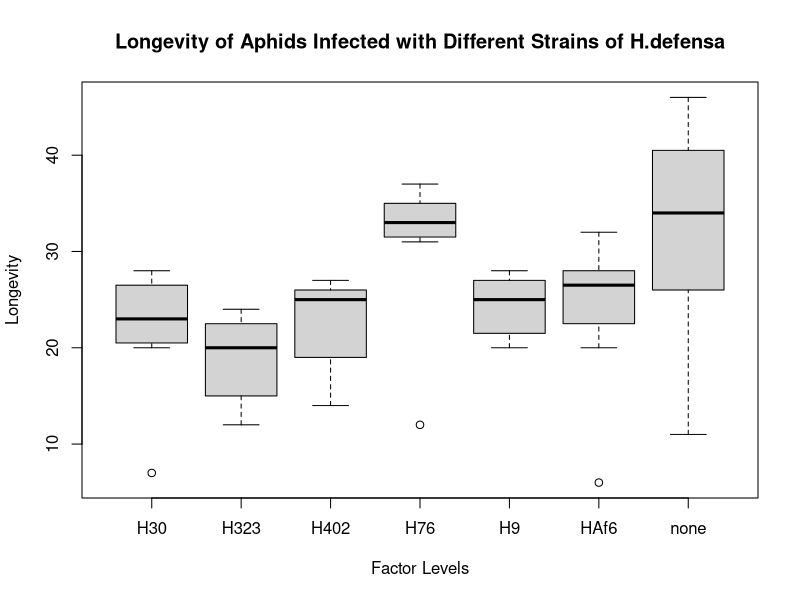

Write R code to recreate this figure.
# Generate an object containing the data in “Aphid_longevity_A06_405.txt” using read.table()
Aphids <- read.table("Aphid_longevity_A06_405.txt", header = TRUE)

# Check that the data have been imported properly using str()
# str(Aphids)
# SUCCESS! RESULT => 'data.frame':   55 obs. of  2 variables:
# $ subline : Factor w/ 7 levels "H30","H323","H402",..: 2 7 5 3 1 4 6 2 1 6 ...
# $ age.days: int  22 27 20 26 21 34 29 14 25 27 ...

# Draw a boxplot with the factor levels on the x-axis and longevity on the y-axis
boxplot(age.days ~ subline,
data = Aphids,
main = "Longevity of Aphids Infected with Different Strains of H.defensa",
xlab = "Factor Levels",
ylab = "Longevity"
)

# Error: $ operator is invalid for atomic vectors (Aphids$age.days)
# Is there anything that might make an ANOVA unsuitable for analysing these data as they are?
